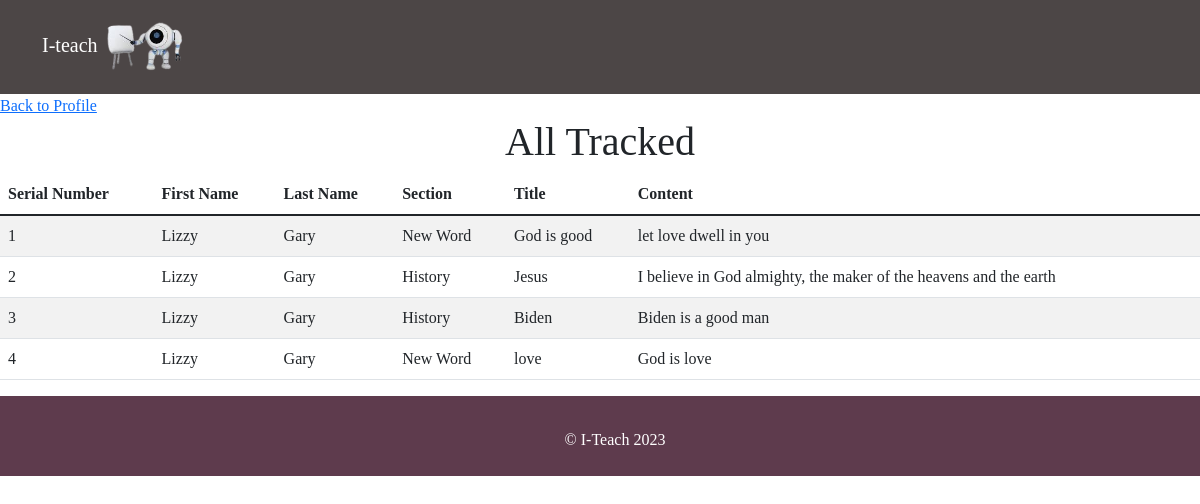
The app's page /viewtracked.php (signed in) with its own data.
### tables this page shows
CREATE TABLE `tracker` (
  `tracker_id` int(11) NOT NULL,
  `tracker_user` int(11) NOT NULL,
  `tracker_section` varchar(50) NOT NULL,
  `tracker_title` varchar(50) NOT NULL,
  `tracker_content` text NOT NULL,
  `tracker_status` varchar(50) NOT NULL,
  `tracker_date` date NOT NULL,
  `tracker_created` timestamp NULL DEFAULT current_timestamp()
);

CREATE TABLE `user` (
  `user_id` int(11) NOT NULL,
  `user_firstName` varchar(100) DEFAULT NULL,
  `user_lastName` varchar(100) DEFAULT NULL,
  `user_email` varchar(100) DEFAULT NULL,
  `user_phoneNumber` varchar(50) DEFAULT NULL,
  `user_gender` enum('male','female') DEFAULT NULL,
  `user_address` varchar(200) DEFAULT NULL,
  `user_password` varchar(200) DEFAULT NULL,
  `user_confirmPassword` varchar(200) DEFAULT NULL,
  `user_image` varchar(200) NOT NULL,
  `user_state` varchar(50) DEFAULT NULL,
  `user_created` timestamp NOT NULL DEFAULT current_timestamp()
);

### classes/dbconnection.php (called while the page is built, shortened)
<?php
class Dbconnection{
    private $conn;
    public function connect(){
        try{
            $this->conn = new PDO(self::DSN, self::DB_USERNAME, self::DB_PASSWORD);
            $this->conn->setAttribute(PDO::ATTR_ERRMODE, PDO::ERRMODE_EXCEPTION);
        }catch(PDOException $ex){
            error_log("Connection Unsuccessful". $ex->getMessage());
        }
        return $this->conn;
    }
}
?>

### classes/Tracker.php (called while the page is built, shortened)
<?php
require_once("Dbconnection.php");
class Tracker extends Dbconnection
{
                        public function fectcharecord(){
                            $sql = "SELECT * FROM tracker INNER JOIN user on tracker.tracker_user = user.user_id";
                            $stmt = $this->connect()->prepare($sql);
                            $stmt->execute();
                            $result = $stmt->fetchAll(PDO::FETCH_ASSOC);
                            return $result;
                        }
}
?>

### viewtracked.php (the view, shortened to what this page needs)
<?php
    $tracks = new Tracker();
    $alltrackers = $tracks->fectcharecord();
?>
<?php
   require_once("partials/header.php");
?>
    <div class="row">
    <div class="col-md-12">
    <table class="table table-striped">
    <a href="adminprofile.php">Back to Profile</a>
        <h1 class="text-center">All Tracked</h1>
        <thead>
            <th>Serial Number</th>
            <th>First Name</th>
            <th>Last Name</th>
            <th>Section</th>
            <th>Title</th>
            <th>Content</th>
        </thead>
        <tbody>
            <?php
            $sn = 1;
                foreach($alltrackers as $track){
                    ?>
                    <tr>
                        <td><?php echo $sn++ ?></td>
                        <td><?php echo $track["user_firstName"] ?></td>
                        <td><?php echo $track["user_lastName"] ?></td>
                        <td><?php echo $track["tracker_section"] ?></td>
                        <td><?php echo $track["tracker_title"] ?></td>
                        <td><?php echo $track["tracker_content"] ?></td>
                    </tr>
<?php
                }
            ?>
        </tbody>
</table>
            </div>
            </div>
 <?php
  require_once("partials/footer1.php");
?>

### assets/css/miniproject.css (style rules this page uses)
* { box-sizing:border-box; }
div { border:0px solid red; }
h1,h2,h3,h4,h5,p,a,button,input,div { font-family:algerian serif; }

### records on screen
tracker: tracker_user.user_firstName "Lizzy", tracker_user.user_lastName "Gary", tracker_section "New Word", tracker_title "God is good", tracker_content "let love dwell in you"
tracker: tracker_user.user_firstName "Lizzy", tracker_user.user_lastName "Gary", tracker_section "History", tracker_title "Jesus", tracker_content "I believe in God almighty, the maker of the heavens and the earth"
tracker: tracker_user.user_firstName "Lizzy", tracker_user.user_lastName "Gary", tracker_section "History", tracker_title "Biden", tracker_content "Biden is a good man"
tracker: tracker_user.user_firstName "Lizzy", tracker_user.user_lastName "Gary", tracker_section "New Word", tracker_title "love", tracker_content "God is love"
